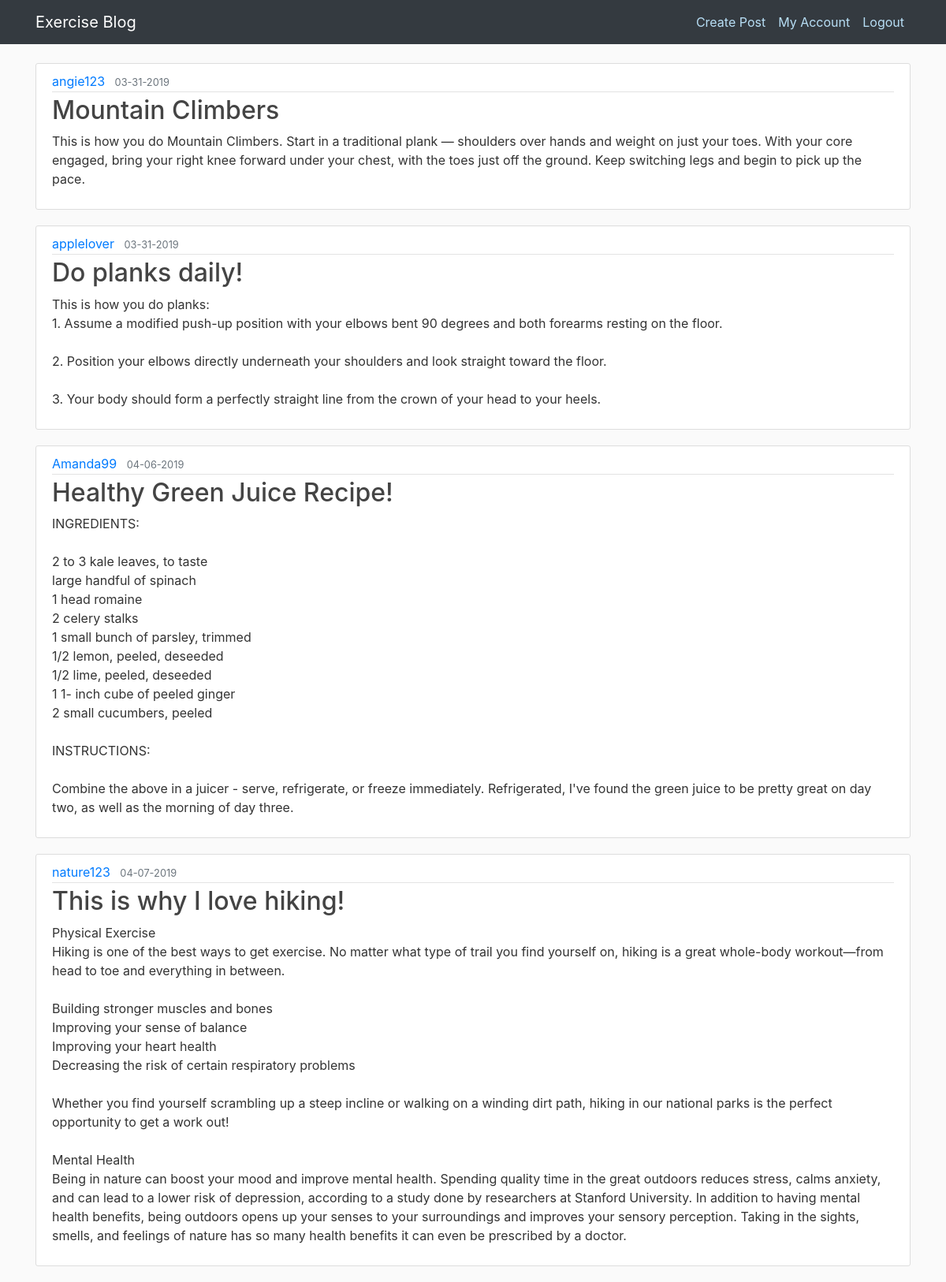
Screenshot of /home (signed in) with the database file from the repository.
### flaskblog/models.py (models this page shows, shortened)
class Post(db.Model):
    id = db.Column(db.Integer, primary_key=True)
    title = db.Column(db.String(100), nullable=False)
    date_posted = db.Column(db.DateTime, nullable=False, default=datetime.utcnow)
    content = db.Column(db.Text, nullable=False)
    user_id = db.Column(db.Integer, db.ForeignKey('user.id'), nullable=False)

class User(db.Model, UserMixin):
	id = db.Column(db.Integer, primary_key=True)
	username = db.Column(db.String(20), unique=True, nullable=False)
	email = db.Column(db.String(80), unique=True, nullable=False)
	password = db.Column(db.String(20), nullable=False)
	posts = db.relationship('Post', backref='author', lazy=True)

### flaskblog/routes.py (the view)
@app.route("/")
@app.route("/home")
def home():
	posts = Post.query.all()
	return render_template ('home.html', posts=posts)

### flaskblog/models.py (called while the page is built)
@login_manager.user_loader
def load_user(user_id):
	return User.query.get(int(user_id))

### flaskblog/templates/home.html
{% extends "layout.html" %}
{% block content %}
	{% for post in posts %}
	<article class="media content-section">
	  <div class="media-body">
	    <div class="article-metadata">
	      <a class="mr-2" href="#">{{ post.author.username }}</a>
	      <small class="text-muted">{{ post.date_posted.strftime('%m-%d-%Y') }}</small>
	    </div>
	    <h2><a class="article-title" href="#">{{ post.title }}</a></h2>
	    <p class="article-content">{{ post.content }}</p>
	  </div>
	</article>
	{% endfor %}
{% endblock content %}

### flaskblog/static/main.css (style rules this page uses)
body { background: #fafafa; color: #333333; margin-top: 5rem; }
h1, h2, h3, h4, h5, h6 { color: #444444; }
.content-section { background: #ffffff; padding: 10px 20px; border: 1px solid #dddddd; border-radius: 3px; margin-bottom: 20px; }
.article-title { color: #444444; }
.article-content { white-space: pre-line; }
.article-metadata { padding-bottom: 1px; margin-bottom: 4px; border-bottom: 1px solid #e3e3e3 }

### rows the page displays
Post: author.username "angie123", date_posted "03-31-2019", title "Mountain Climbers", content "This is how you do Mountain Climbers. Start in a traditional plank — shoulders over hands and weight on just your toes. With your core engaged, bring your right knee forward under your chest, with the toes just off the ground. Keep switching legs and begin to pick up the pace."
Post: author.username "applelover", date_posted "03-31-2019", title "Do planks daily!", content "This is how you do planks: 1. Assume a modified push-up position with your elbows bent 90 degrees and both forearms resting on the floor. 2. Position your elbows directly underneath your shoulders and look straight toward the floor. 3. Your body should form a perfectly straight line from the crown of your head to your heels."
Post: author.username "Amanda99", date_posted "04-06-2019", title "Healthy Green Juice Recipe!", content "INGREDIENTS: 2 to 3 kale leaves, to taste large handful of spinach 1 head romaine 2 celery stalks 1 small bunch of parsley, trimmed 1/2 lemon, peeled, deseeded 1/2 lime, peeled, deseeded 1 1- inch cube of peeled ginger 2 small cucumbers, peeled INSTRUCTIONS: Combine the above in a juicer - serve, refrigerate, or freeze immediately. Refrigerated, I've found the green juice to be pretty great on day two, as well as the morning of day three."
Post: author.username "nature123", date_posted "04-07-2019", title "This is why I love hiking!", content "Physical Exercise Hiking is one of the best ways to get exercise. No matter what type of trail you find yourself on, hiking is a great whole-body workout—from head to toe and everything in between. Building stronger muscles and bones Improving your sense of balance Improving your heart health Decreasing the risk of certain respiratory problems Whether you find yourself scrambling up a steep incline or walking on a winding dirt path, hiking in our national parks is the perfect opportunity to get a work out! Mental Health Being in nature can boost your mood and improve mental health. Spending quality time in the great outdoors reduces stress, calms anxiety, and can lead to a lower risk of…"
